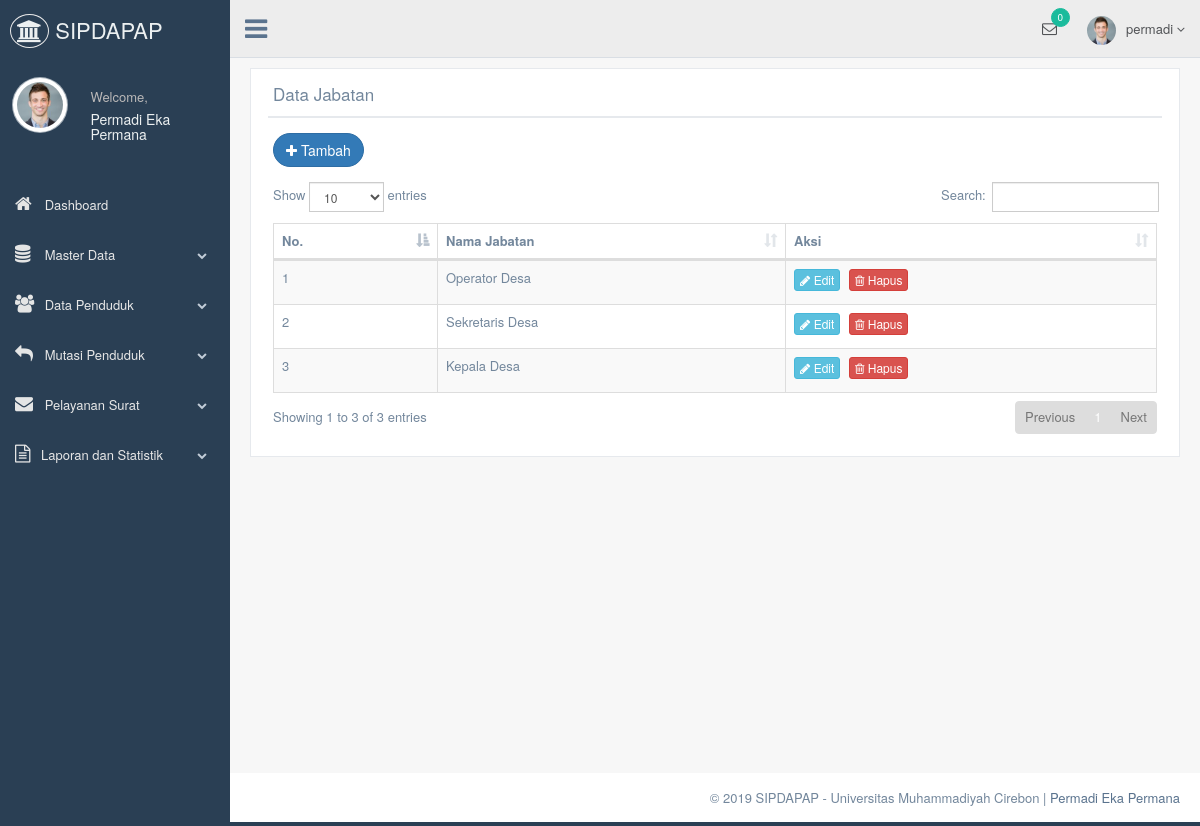
/pages/media.php?module=jabatan (signed in), run on the app's committed database.
### tables this page shows
CREATE TABLE jabatan
(
	id_jabatan VARCHAR(7) NOT NULL PRIMARY KEY,
	jabatan VARCHAR(30) NOT NULL
);

### pages/modul/mod_jabatan/jabatan.php (the view, shortened to what this page needs)
<?php
 if (empty($_SESSION['username']) AND empty($_SESSION['passuser'])){
  echo "<link href='style.css' rel='stylesheet' type='text/css'>
 <center>Untuk mengakses modul, Anda harus login <br>";
  echo "<a href=../../index.php><b>LOGIN</b></a></center>";
}
else{
$aksi="modul/mod_jabatan/aksi_jabatan.php";
switch($_GET[act]){
  default:
echo "<div class='clearfix'></div>
            <div class='row'>
              <div class='col-md-12 col-sm-12 col-xs-12'>
                <div class='x_panel'>
                  <div class='x_title'>
                    <h2>Data Jabatan <small>Daftar Data Jabatan</small></h2>
                    <div class='clearfix'></div>
                  </div>
                  <div class='x_content'>
                    <p class='text-muted font-13 m-b-30'>
                      <a href='?module=jabatan&act=tambahjabatan'><button type='button' class='btn btn-round btn-primary'><i class='fa fa-plus'></i> Tambah</button></a>
                    </p>
                    <table id='datatable' class='table table-striped table-bordered'>
                      <thead>
                        <tr>
						<th>No.</th>
						  <th>Nama Jabatan</th>
						  <th>Aksi</th>
                        </tr>
                      </thead>
                      <tbody>";
					  $tampil = mysql_query("SELECT * FROM jabatan  ORDER BY id_jabatan DESC");
    $no = 1;
    while($r=mysql_fetch_array($tampil)){
                        echo" <tr>
						<td>$no</td>
						  <td>$r[jabatan]</td>
                          <td><a href='?module=jabatan&act=editjabatan&id=$r[id_jabatan]' class='btn btn-info btn-xs'><i class='fa fa-pencil'></i> Edit</a>
                          <a href='$aksi?module=jabatan&act=hapus&id=$r[id_jabatan]' class='btn btn-danger btn-xs' onClick=\"return confirm('Yakin ingin hapus data ? Data yang dihapus tidak dapat dipulihkan !')\"><i class='fa fa-trash-o'></i> Hapus</a></td>
                        </tr>";
						$no++;
	}
                      echo"</tbody>
                    </table>
                  </div>
                </div>
              </div>
        </div>";
  break;
}
}
?>

### data on the page
jabatan: jabatan "Operator Desa"
jabatan: jabatan "Sekretaris Desa"
jabatan: jabatan "Kepala Desa"

### other printed values
$_SESSION[namalengkap] "Permadi Eka Permana"
$_SESSION[namauser] "permadi"
$suratpending "0"
